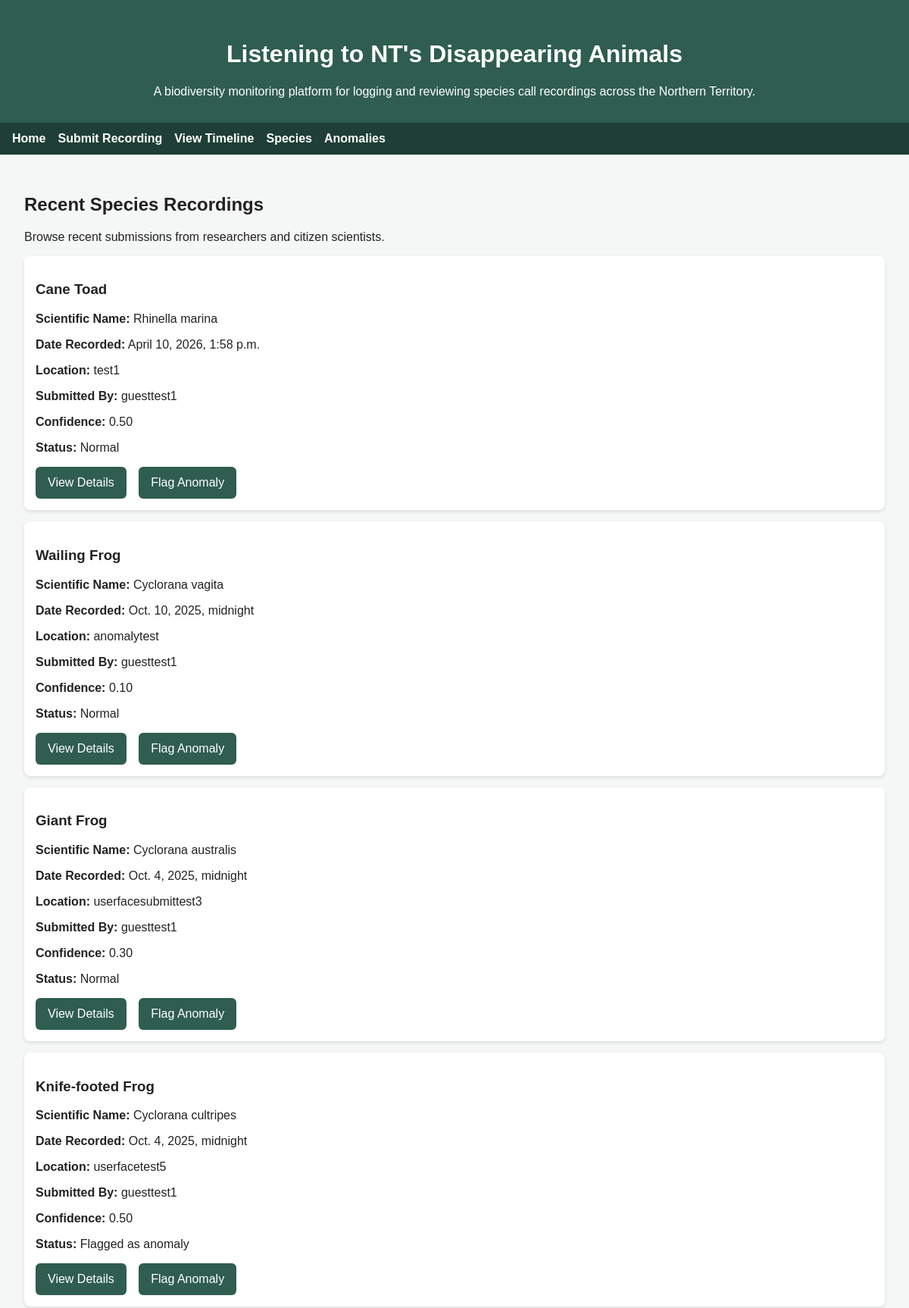
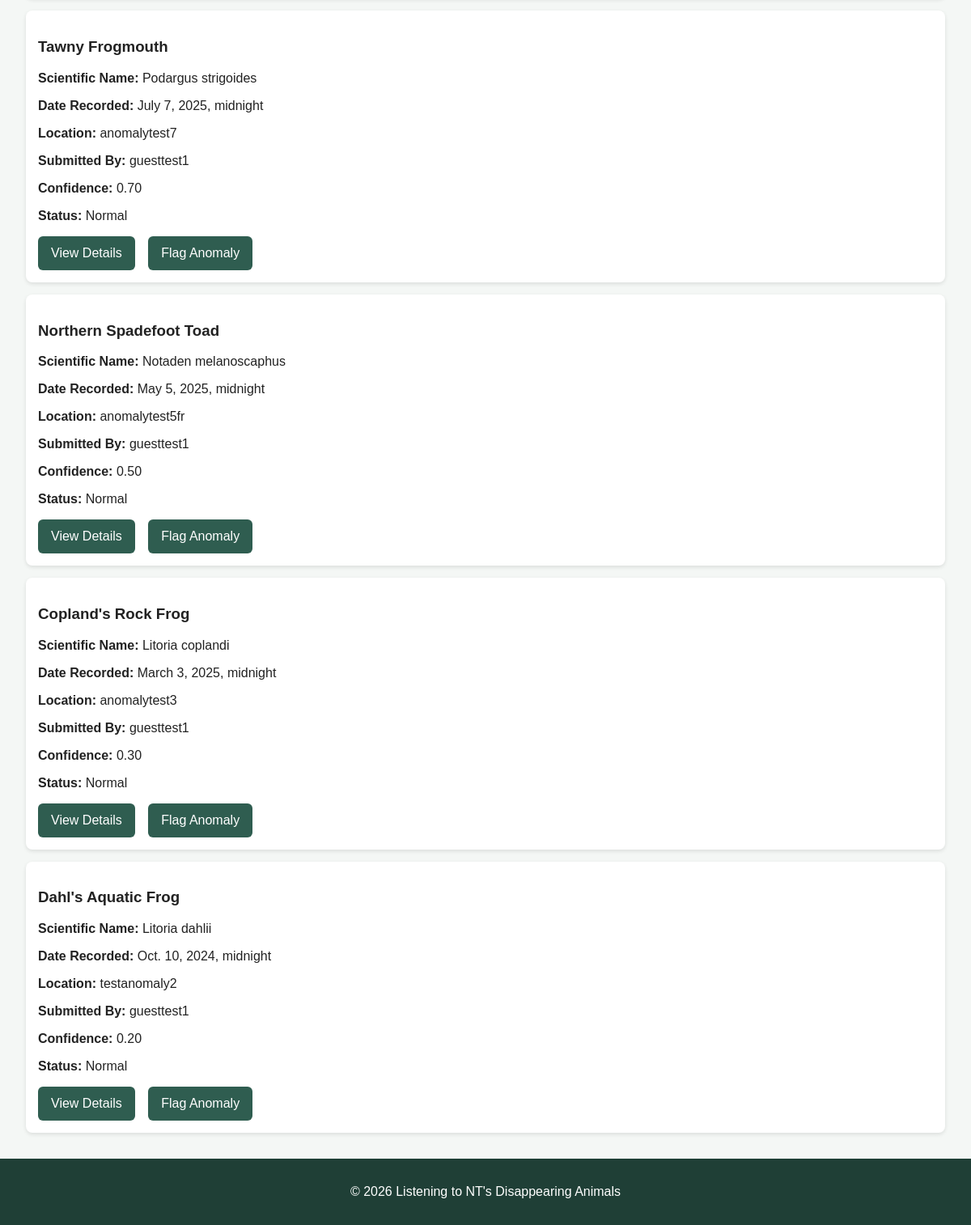
The app's page /recordings/ with its own data (2 pictures, top to bottom).
### group11_app/models.py (models this page shows, shortened)
class Recording(models.Model):
    objects = RecordingManager()
    user = models.ForeignKey(User, on_delete=models.CASCADE)
    species = models.ForeignKey(Species, on_delete=models.PROTECT)
    audio_file = models.FileField(upload_to='recordings/')
    date_recorded = models.DateTimeField()
    date_submitted = models.DateTimeField(auto_now_add=True)
    latitude = models.DecimalField(max_digits=9, decimal_places=6)
    longitude = models.DecimalField(max_digits=9, decimal_places=6)
    location_name = models.CharField(max_length=100, blank=True)
    confidence_score = models.DecimalField(max_digits=3, decimal_places=2)  # 0.00–1.00
    notes = models.TextField(blank=True)
    is_anomaly = models.BooleanField(default=False)
    anomaly_flag_reason = models.TextField(blank=True)

class Species(models.Model):
    objects = SpeciesManager()
    common_name = models.CharField(max_length=100)
    scientific_name = models.CharField(max_length=100, unique=True)
    fauna_group = models.ForeignKey(FaunaGroup, on_delete=models.PROTECT)
    threat_status = models.ForeignKey(ThreatStatus, null=True, blank=True, on_delete=models.SET_NULL)
    is_native = models.BooleanField(default=False)
    is_introduced = models.BooleanField(default=False)
    description = models.TextField(max_length=500, blank=True)

class User(AbstractUser):
    ROLE_TYPES = [
        ('researcher', 'Researcher'),
        ('citizen_scientist', 'Citizen Scientist')
    ]
    role = models.CharField(max_length=20, default='citizen_scientist', choices=ROLE_TYPES)
    groups = models.ManyToManyField(
        'auth.Group',
        related_name='custom_user_set',
        blank=True
    )
    user_permissions = models.ManyToManyField(
        'auth.Permission',
        related_name='custom_user_set',
        blank=True
    )

### group11_app/views.py (the view)
# urls.py: path("recordings/", ViewSubmissionsView.as_view(), name="recording_list"),
class ViewSubmissionsView(ListView):
    queryset = Recording.objects.get_timeline()
    template_name = "recordings/recording_list.html"
    context_object_name = "recordings"

### group11_app/templates/recordings/recording_list.html (shortened to what this page needs)
{% extends "base.html" %}
{% block content %}
<section>
  <h2>Recent Species Recordings</h2>
  <p>Browse recent submissions from researchers and citizen scientists.</p>
  {% for recording in recordings %}
    <div class="record-card">
      <h3>{{ recording.species.common_name }}</h3>
      <p><strong>Scientific Name:</strong> {{ recording.species.scientific_name }}</p>
      <p><strong>Date Recorded:</strong> {{ recording.date_recorded }}</p>
      <p><strong>Location:</strong> {{ recording.location_name }}</p>
      <p><strong>Submitted By:</strong> {{ recording.user.username }}</p>
      <p><strong>Confidence:</strong> {{ recording.confidence_score }}</p>
      {% if recording.is_anomaly %}
        <p><strong>Status:</strong> Flagged as anomaly</p>
      {% else %}
        <p><strong>Status:</strong> Normal</p>
      {% endif %}
      <div class="button-group">
        <a class="button" href="{% url 'recording_detail' recording.pk %}">View Details</a>
        <a class="button" href="{% url 'anomaly_create' recording.pk %}">Flag Anomaly</a>
      </div>
    </div>
  {% empty %}
    <p>No recent recordings available.</p>
  {% endfor %}
</section>
{% endblock %}

### group11_app/templates/base.html (shortened to what this page needs)
<!DOCTYPE html>
<html lang="en">
<head>
  {% load static %}
  <link rel="stylesheet" href="{% static 'style.css' %}">
</head>
<body>
  <header>
    <h1>Listening to NT's Disappearing Animals</h1>
    <p class="subtitle">
      A biodiversity monitoring platform for logging and reviewing species call recordings across the Northern Territory.
    </p>
  </header>
  <nav>
    <ul>
      <li><a href="{% url 'home' %}">Home</a></li>
      <li><a href="{% url 'recording_create' %}">Submit Recording</a></li>
      <li><a href="{% url 'recording_list' %}">View Timeline</a></li>
      <li><a href="{% url 'species_list' %}">Species</a></li>
      <li><a href="{% url 'anomaly_list' %}">Anomalies</a></li>
    </ul>
  </nav>
  <main>
    {% block content %}
    {% endblock %}
  </main>
  <footer>
    <p>&copy; 2026 Listening to NT's Disappearing Animals</p>
  </footer>
</body>
</html>

### group11_app/static/style.css (style rules this page uses)
body { font-family: Arial, sans-serif; margin: 0; background-color: #f4f7f5; color: #222; }
header { background-color: #2f5d50; color: white; padding: 2rem; text-align: center; }
.subtitle { max-width: 800px; margin: 0.5rem auto 0; }
nav { background-color: #1f3f36; padding: 0.75rem 1rem; }
nav ul { list-style: none; display: flex; gap: 1rem; margin: 0; padding: 0; flex-wrap: wrap; }
nav a { color: white; text-decoration: none; font-weight: bold; }
main { padding: 2rem; }
.button-group { margin-top: 1rem; }
.button { display: inline-block; background-color: #2f5d50; color: white; text-decoration: none; padding: 0.75rem 1rem; margin-right: 0.75rem; border-radius: 6px; }
footer { background-color: #1f3f36; color: white; text-align: center; padding: 1rem; }
.record-card { background: white; padding: 15px; margin-top: 15px; border-radius: 8px; box-shadow: 0 2px 5px rgba(0,0,0,0.1); }

### records on screen
Recording: species.common_name "Cane Toad", species.scientific_name "Rhinella marina", date_recorded "April 10, 2026, 1:58 p.m.", location_name "test1", user.username "guesttest1", confidence_score "0.50", shows "Status:", is_anomaly "Normal"
Recording: species.common_name "Wailing Frog", species.scientific_name "Cyclorana vagita", date_recorded "Oct. 10, 2025, midnight", location_name "anomalytest", user.username "guesttest1", confidence_score "0.10", shows "Status:", is_anomaly "Normal"
Recording: species.common_name "Giant Frog", species.scientific_name "Cyclorana australis", date_recorded "Oct. 4, 2025, midnight", location_name "userfacesubmittest3", user.username "guesttest1", confidence_score "0.30", shows "Status:", is_anomaly "Normal"
Recording: species.common_name "Knife-footed Frog", species.scientific_name "Cyclorana cultripes", date_recorded "Oct. 4, 2025, midnight", location_name "userfacetest5", user.username "guesttest1", confidence_score "0.50", shows "Status:", is_anomaly "Flagged as anomaly"
Recording: species.common_name "Tawny Frogmouth", species.scientific_name "Podargus strigoides", date_recorded "July 7, 2025, midnight", location_name "anomalytest7", user.username "guesttest1", confidence_score "0.70", shows "Status:", is_anomaly "Normal"
Recording: species.common_name "Northern Spadefoot Toad", species.scientific_name "Notaden melanoscaphus", date_recorded "May 5, 2025, midnight", location_name "anomalytest5fr", user.username "guesttest1", confidence_score "0.50", shows "Status:", is_anomaly "Normal"
Recording: species.common_name "Copland's Rock Frog", species.scientific_name "Litoria coplandi", date_recorded "March 3, 2025, midnight", location_name "anomalytest3", user.username "guesttest1", confidence_score "0.30", shows "Status:", is_anomaly "Normal"
Recording: species.common_name "Dahl's Aquatic Frog", species.scientific_name "Litoria dahlii", date_recorded "Oct. 10, 2024, midnight", location_name "testanomaly2", user.username "guesttest1", confidence_score "0.20", shows "Status:", is_anomaly "Normal"
